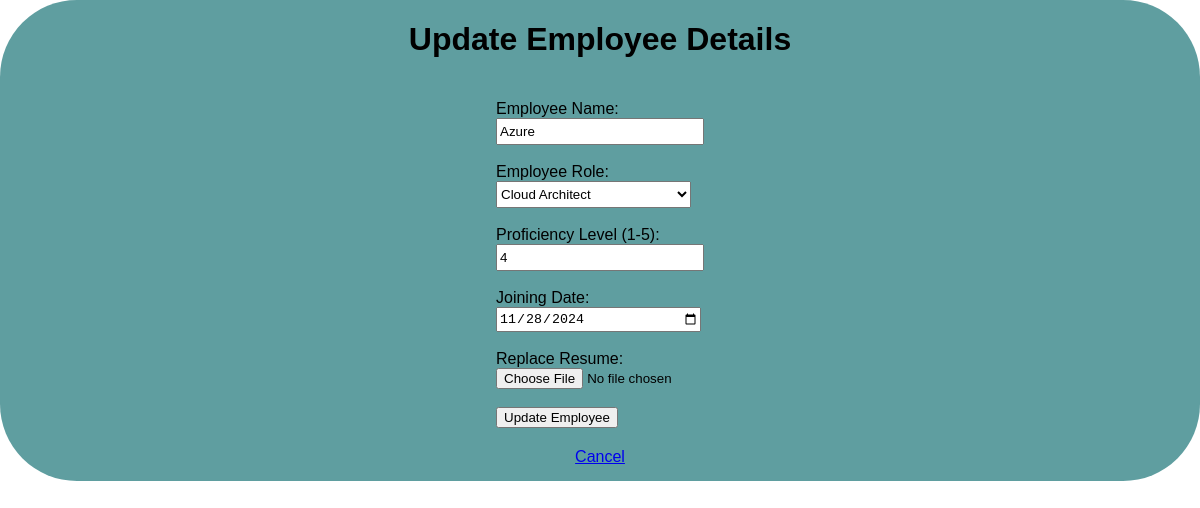
/update_form/2, run on the app's committed database.
### models.py (models this page shows, shortened)
class Project(db.Model):
    id = db.Column(db.Integer, primary_key=True)
    task = db.Column(db.String(100), nullable=False)
    category = db.Column(db.String(50), nullable=False)
    priority = db.Column(db.Integer, nullable=False)
    due_date = db.Column(db.Date, nullable=False)
    file_name = db.Column(db.String(200), nullable=False)
    date_created = db.Column(db.DateTime, default=datetime.utcnow)

### app.py (the view, shortened to what this page needs)
@app.route('/update_form/<int:id>', methods=['GET', 'POST'])
def Formupdate(id):
    project = Project.query.get_or_404(id)
    return render_template('/final_project/Form_update.html', project=project)

### templates/final_project/Form_update.html (shortened to what this page needs)
{% extends 'base.html' %}
{% block body %}
<div class="form-container">
    <h1 style="text-align: center">Update Employee Details</h1>
    <div class="form">
        <form action="/update_form/{{project.id}}" method="POST" enctype="multipart/form-data">
        <label for="pTask">Employee Name:</label><br/>
        <input type="text" name="pTask" id="pTask" value="{{ project.task }}" required><br/><br/>
        <label for="task-type">Employee Role:</label><br/>
        <select id="task-type" name="task_type" required>
            <option value="Cloud Architect" {% if project.category == 'Cloud Architect' %}selected{% endif %}>Cloud Architect</option>
        </select>
        <br/><br/>
        <label for="pr">Proficiency Level (1-5):</label><br/>
        <input type="number" name="pr" id="pr" min="1" max="5" value="{{ project.priority }}" required><br/><br/>
        <label for="due-date">Joining Date:</label><br/>
        <input type="date" id="due-date" name="due_date" value="{{ project.due_date }}" required><br/><br/>
        <label for="file-upload">Replace Resume:</label><br/>
        <input type="file" id="file-upload" name="file_upload"><br/><br/>
        <button type="submit">Update Employee</button>
        </form>
    </div>
    <div style="text-align: left; margin-top:20px;">
        <a href="/final_project">Cancel</a>
  </div>
</div>
{% endblock %}

### static/css/main.css (style rules this page uses)
body, html { margin: 0; font-family: sans-serif; background-color: white; }
.form { margin-top: 20px; }
body .form-container { margin: 0 auto; display: flex; flex-direction: column; align-content: center; align-items: center; width: 100%; height: auto; background-color: cadetblue; border-radius: 77px; padding-bottom:15px }
input { width: 200px; height: 21px; }
select { width: 195px; height: 27px; }

### data on the page
Project: pTask "Azure", pr "4", due_date "11/28/2024"
